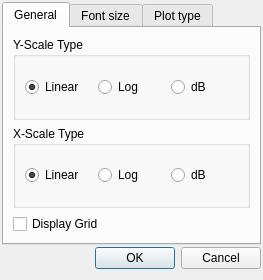
<?xml version="1.0" encoding="UTF-8"?>
<ui version="4.0">
 <class>CPlotOptions</class>
 <widget class="QDialog" name="CPlotOptions">
  <property name="geometry">
   <rect>
    <x>0</x>
    <y>0</y>
    <width>304</width>
    <height>300</height>
   </rect>
  </property>
  <property name="sizePolicy">
   <sizepolicy hsizetype="Fixed" vsizetype="Fixed">
    <horstretch>0</horstretch>
    <verstretch>0</verstretch>
   </sizepolicy>
  </property>
  <property name="windowTitle">
   <string>Plot Options</string>
  </property>
  <layout class="QVBoxLayout" name="verticalLayout_2">
   <property name="spacing">
    <number>2</number>
   </property>
   <property name="sizeConstraint">
    <enum>QLayout::SetFixedSize</enum>
   </property>
   <property name="leftMargin">
    <number>2</number>
   </property>
   <property name="topMargin">
    <number>2</number>
   </property>
   <property name="rightMargin">
    <number>2</number>
   </property>
   <item>
    <widget class="QTabWidget" name="optionsTab">
     <property name="currentIndex">
      <number>0</number>
     </property>
     <widget class="QWidget" name="General">
      <attribute name="title">
       <string>General</string>
      </attribute>
      <layout class="QVBoxLayout" name="verticalLayout">
       <item>
        <widget class="QGroupBox" name="yScaleBox">
         <property name="title">
          <string>Y-Scale Type</string>
         </property>
         <layout class="QHBoxLayout" name="horizontalLayout">
          <item>
           <widget class="QRadioButton" name="yLinearBtn">
            <property name="text">
             <string>Linear</string>
            </property>
            <property name="checked">
             <bool>true</bool>
            </property>
           </widget>
          </item>
          <item>
           <widget class="QRadioButton" name="yLogBtn">
            <property name="text">
             <string>Log</string>
            </property>
           </widget>
          </item>
          <item>
           <widget class="QRadioButton" name="yDBBtn">
            <property name="text">
             <string>dB</string>
            </property>
           </widget>
          </item>
         </layout>
        </widget>
       </item>
       <item>
        <widget class="QGroupBox" name="xScaleBox">
         <property name="title">
          <string>X-Scale Type</string>
         </property>
         <layout class="QHBoxLayout" name="horizontalLayout_2">
          <item>
           <widget class="QRadioButton" name="xLinearBtn">
            <property name="text">
             <string>Linear</string>
            </property>
            <property name="checked">
             <bool>true</bool>
            </property>
           </widget>
          </item>
          <item>
           <widget class="QRadioButton" name="xLogBtn">
            <property name="text">
             <string>Log</string>
            </property>
           </widget>
          </item>
          <item>
           <widget class="QRadioButton" name="xDBBtn">
            <property name="text">
             <string>dB</string>
            </property>
           </widget>
          </item>
         </layout>
        </widget>
       </item>
       <item>
        <widget class="QCheckBox" name="gridBox">
         <property name="enabled">
          <bool>true</bool>
         </property>
         <property name="text">
          <string>Display Grid</string>
         </property>
        </widget>
       </item>
      </layout>
     </widget>
     <widget class="QWidget" name="Font">
      <attribute name="title">
       <string>Font size</string>
      </attribute>
      <layout class="QVBoxLayout" name="verticalLayout_3">
       <item>
        <widget class="QGroupBox" name="fontAxisGroup">
         <property name="title">
          <string>Axis</string>
         </property>
         <layout class="QGridLayout" name="gridLayout">
          <property name="leftMargin">
           <number>9</number>
          </property>
          <property name="topMargin">
           <number>9</number>
          </property>
          <property name="rightMargin">
           <number>9</number>
          </property>
          <property name="bottomMargin">
           <number>9</number>
          </property>
          <property name="spacing">
           <number>9</number>
          </property>
          <item row="1" column="1">
           <widget class="QRadioButton" name="autoAxisFontBtn">
            <property name="text">
             <string>Auto</string>
            </property>
            <property name="checked">
             <bool>true</bool>
            </property>
           </widget>
          </item>
          <item row="0" column="2">
           <widget class="QComboBox" name="fontPointCombo">
            <property name="enabled">
             <bool>true</bool>
            </property>
            <property name="currentIndex">
             <number>2</number>
            </property>
            <item>
             <property name="text">
              <string>7</string>
             </property>
            </item>
            <item>
             <property name="text">
              <string>8</string>
             </property>
            </item>
            <item>
             <property name="text">
              <string>9</string>
             </property>
            </item>
            <item>
             <property name="text">
              <string>10</string>
             </property>
            </item>
            <item>
             <property name="text">
              <string>11</string>
             </property>
            </item>
            <item>
             <property name="text">
              <string>12</string>
             </property>
            </item>
            <item>
             <property name="text">
              <string>14</string>
             </property>
            </item>
           </widget>
          </item>
          <item row="0" column="1">
           <widget class="QRadioButton" name="fixedAxisFontRBtn">
            <property name="text">
             <string>Fixed</string>
            </property>
           </widget>
          </item>
          <item row="0" column="3">
           <widget class="QLabel" name="label">
            <property name="text">
             <string>pix</string>
            </property>
           </widget>
          </item>
         </layout>
        </widget>
       </item>
       <item>
        <widget class="QGroupBox" name="legendGroup">
         <property name="title">
          <string>Legend</string>
         </property>
         <layout class="QVBoxLayout" name="verticalLayout_4">
          <item>
           <widget class="QRadioButton" name="toAxisFontBtn">
            <property name="text">
             <string>Equal to axis</string>
            </property>
           </widget>
          </item>
          <item>
           <widget class="QRadioButton" name="autoLgdFontBtn">
            <property name="text">
             <string>Auto</string>
            </property>
            <property name="checked">
             <bool>true</bool>
            </property>
           </widget>
          </item>
         </layout>
        </widget>
       </item>
      </layout>
     </widget>
     <widget class="QWidget" name="Lines">
      <attribute name="title">
       <string>Plot type</string>
      </attribute>
      <layout class="QVBoxLayout" name="verticalLayout_5">
       <item>
        <widget class="QGroupBox" name="generalGroup">
         <property name="title">
          <string>General</string>
         </property>
         <layout class="QHBoxLayout" name="horizontalLayout_3">
          <item>
           <widget class="QRadioButton" name="linesTypeBtn">
            <property name="text">
             <string>Use lines</string>
            </property>
           </widget>
          </item>
          <item>
           <widget class="QRadioButton" name="dotsTypeBtn">
            <property name="text">
             <string>Only dots</string>
            </property>
           </widget>
          </item>
          <item>
           <widget class="QRadioButton" name="barsTypeBtn">
            <property name="text">
             <string>Bars</string>
            </property>
           </widget>
          </item>
         </layout>
        </widget>
       </item>
       <item>
        <widget class="QGroupBox" name="lineWidthGroup">
         <property name="title">
          <string>Pen width</string>
         </property>
         <layout class="QHBoxLayout" name="horizontalLayout_4">
          <item>
           <widget class="QRadioButton" name="widthAutoBtn">
            <property name="text">
             <string>auto</string>
            </property>
            <property name="checked">
             <bool>true</bool>
            </property>
           </widget>
          </item>
          <item>
           <widget class="QRadioButton" name="widthThinBtn">
            <property name="text">
             <string>thin</string>
            </property>
           </widget>
          </item>
          <item>
           <widget class="QRadioButton" name="widthThickBtn">
            <property name="text">
             <string>thick</string>
            </property>
           </widget>
          </item>
         </layout>
        </widget>
       </item>
       <item>
        <widget class="QGroupBox" name="pointTypeGroup">
         <property name="enabled">
          <bool>false</bool>
         </property>
         <property name="title">
          <string>Type of dots</string>
         </property>
         <layout class="QHBoxLayout" name="horizontalLayout_5">
          <item>
           <widget class="QRadioButton" name="pointPixelBtn">
            <property name="text">
             <string>pixel</string>
            </property>
           </widget>
          </item>
          <item>
           <widget class="QRadioButton" name="pointSquareBtn">
            <property name="text">
             <string>square</string>
            </property>
            <property name="checked">
             <bool>true</bool>
            </property>
           </widget>
          </item>
         </layout>
        </widget>
       </item>
      </layout>
     </widget>
    </widget>
   </item>
   <item>
    <widget class="QDialogButtonBox" name="buttonBox">
     <property name="orientation">
      <enum>Qt::Horizontal</enum>
     </property>
     <property name="standardButtons">
      <set>QDialogButtonBox::Cancel|QDialogButtonBox::Ok</set>
     </property>
    </widget>
   </item>
  </layout>
 </widget>
 <resources/>
 <connections/>
</ui>
